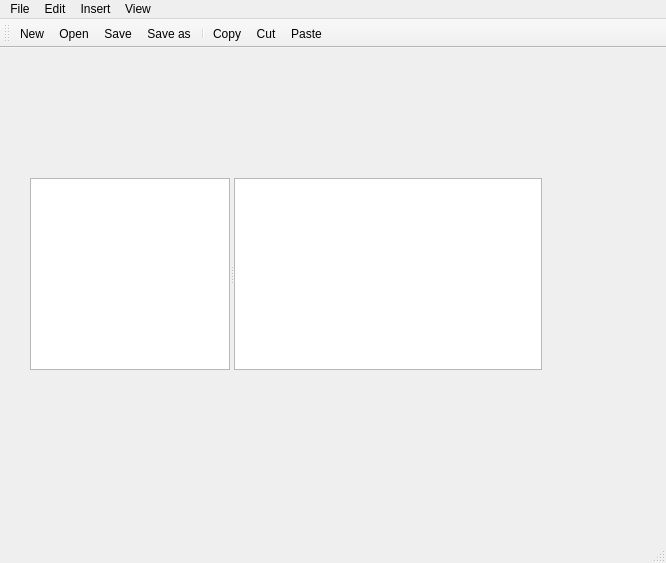
<?xml version="1.0" encoding="UTF-8"?>
<ui version="4.0">
 <class>MainWindow</class>
 <widget class="QMainWindow" name="MainWindow">
  <property name="geometry">
   <rect>
    <x>0</x>
    <y>0</y>
    <width>666</width>
    <height>563</height>
   </rect>
  </property>
  <property name="windowTitle">
   <string>MainWindow</string>
  </property>
  <widget class="QWidget" name="centralwidget">
   <widget class="QSplitter" name="splitter">
    <property name="geometry">
     <rect>
      <x>30</x>
      <y>130</y>
      <width>512</width>
      <height>192</height>
     </rect>
    </property>
    <property name="orientation">
     <enum>Qt::Horizontal</enum>
    </property>
    <widget class="QListWidget" name="listWidget">
     <property name="maximumSize">
      <size>
       <width>200</width>
       <height>16777215</height>
      </size>
     </property>
    </widget>
    <widget class="QPlainTextEdit" name="plainTextEdit"/>
   </widget>
  </widget>
  <widget class="QMenuBar" name="menubar">
   <property name="geometry">
    <rect>
     <x>0</x>
     <y>0</y>
     <width>666</width>
     <height>21</height>
    </rect>
   </property>
   <widget class="QMenu" name="menuFile">
    <property name="title">
     <string>File</string>
    </property>
    <addaction name="actionNew"/>
    <addaction name="actionOpen"/>
    <addaction name="actionSave_as"/>
    <addaction name="actionSave"/>
    <addaction name="separator"/>
    <addaction name="actionExit"/>
   </widget>
   <widget class="QMenu" name="menuEdit">
    <property name="title">
     <string>Edit</string>
    </property>
    <addaction name="actionCopy"/>
    <addaction name="actionPaste"/>
    <addaction name="actionCut"/>
    <addaction name="separator"/>
    <addaction name="actionSelect_All"/>
    <addaction name="actionSelect_None"/>
   </widget>
   <widget class="QMenu" name="menuInsert">
    <property name="title">
     <string>Insert</string>
    </property>
    <addaction name="actionAnimals"/>
    <addaction name="actionShapes"/>
    <addaction name="actionFood"/>
   </widget>
   <widget class="QMenu" name="menuView">
    <property name="title">
     <string>View</string>
    </property>
    <addaction name="actionToolbar_top"/>
    <addaction name="actionToolbar_bottom"/>
    <addaction name="actionToolbar_left"/>
    <addaction name="actionToolbar_right"/>
    <addaction name="separator"/>
    <addaction name="actionToolbar_floatable"/>
    <addaction name="actionToolbar_moveable"/>
   </widget>
   <addaction name="menuFile"/>
   <addaction name="menuEdit"/>
   <addaction name="menuInsert"/>
   <addaction name="menuView"/>
  </widget>
  <widget class="QStatusBar" name="statusbar"/>
  <widget class="QToolBar" name="toolBar">
   <property name="windowTitle">
    <string>toolBar</string>
   </property>
   <attribute name="toolBarArea">
    <enum>TopToolBarArea</enum>
   </attribute>
   <attribute name="toolBarBreak">
    <bool>false</bool>
   </attribute>
   <addaction name="actionNew"/>
   <addaction name="actionOpen"/>
   <addaction name="actionSave"/>
   <addaction name="actionSave_as"/>
   <addaction name="separator"/>
   <addaction name="actionCopy"/>
   <addaction name="actionCut"/>
   <addaction name="actionPaste"/>
  </widget>
  <action name="actionNew">
   <property name="icon">
    <iconset resource="resources.qrc">
     <normaloff>:/files/images/new.png</normaloff>:/files/images/new.png</iconset>
   </property>
   <property name="text">
    <string>New</string>
   </property>
  </action>
  <action name="actionOpen">
   <property name="icon">
    <iconset resource="resources.qrc">
     <normaloff>:/files/images/open.png</normaloff>:/files/images/open.png</iconset>
   </property>
   <property name="text">
    <string>Open</string>
   </property>
  </action>
  <action name="actionSave">
   <property name="icon">
    <iconset resource="resources.qrc">
     <normaloff>:/files/images/save.png</normaloff>:/files/images/save.png</iconset>
   </property>
   <property name="text">
    <string>Save</string>
   </property>
  </action>
  <action name="actionExit">
   <property name="text">
    <string>Exit</string>
   </property>
  </action>
  <action name="actionCopy">
   <property name="icon">
    <iconset resource="resources.qrc">
     <normaloff>:/files/images/copy.png</normaloff>:/files/images/copy.png</iconset>
   </property>
   <property name="text">
    <string>Copy</string>
   </property>
  </action>
  <action name="actionPaste">
   <property name="icon">
    <iconset resource="resources.qrc">
     <normaloff>:/files/images/paste.png</normaloff>:/files/images/paste.png</iconset>
   </property>
   <property name="text">
    <string>Paste</string>
   </property>
  </action>
  <action name="actionCut">
   <property name="icon">
    <iconset resource="resources.qrc">
     <normaloff>:/files/images/cut.png</normaloff>:/files/images/cut.png</iconset>
   </property>
   <property name="text">
    <string>Cut</string>
   </property>
  </action>
  <action name="actionSelect_All">
   <property name="icon">
    <iconset resource="resources.qrc">
     <normaloff>:/files/images/selectall.png</normaloff>:/files/images/selectall.png</iconset>
   </property>
   <property name="text">
    <string>Select All</string>
   </property>
  </action>
  <action name="actionSelect_None">
   <property name="icon">
    <iconset resource="resources.qrc">
     <normaloff>:/files/images/selectnone.png</normaloff>:/files/images/selectnone.png</iconset>
   </property>
   <property name="text">
    <string>Select None</string>
   </property>
  </action>
  <action name="actionSave_as">
   <property name="icon">
    <iconset resource="resources.qrc">
     <normaloff>:/files/images/saveas.png</normaloff>:/files/images/saveas.png</iconset>
   </property>
   <property name="text">
    <string>Save as</string>
   </property>
  </action>
  <action name="actionAnimals">
   <property name="text">
    <string>Animals</string>
   </property>
  </action>
  <action name="actionShapes">
   <property name="text">
    <string>Shapes</string>
   </property>
  </action>
  <action name="actionFood">
   <property name="text">
    <string>Food</string>
   </property>
  </action>
  <action name="actionToolbar_top">
   <property name="text">
    <string>Toolbar top</string>
   </property>
  </action>
  <action name="actionToolbar_bottom">
   <property name="text">
    <string>Toolbar bottom</string>
   </property>
  </action>
  <action name="actionToolbar_left">
   <property name="text">
    <string>Toolbar left</string>
   </property>
  </action>
  <action name="actionToolbar_right">
   <property name="text">
    <string>Toolbar right</string>
   </property>
  </action>
  <action name="actionToolbar_floatable">
   <property name="checkable">
    <bool>true</bool>
   </property>
   <property name="text">
    <string>Toolbar floatable</string>
   </property>
  </action>
  <action name="actionToolbar_moveable">
   <property name="checkable">
    <bool>true</bool>
   </property>
   <property name="text">
    <string>Toolbar moveable</string>
   </property>
  </action>
 </widget>
 <resources>
  <include location="resources.qrc"/>
 </resources>
 <connections/>
</ui>
